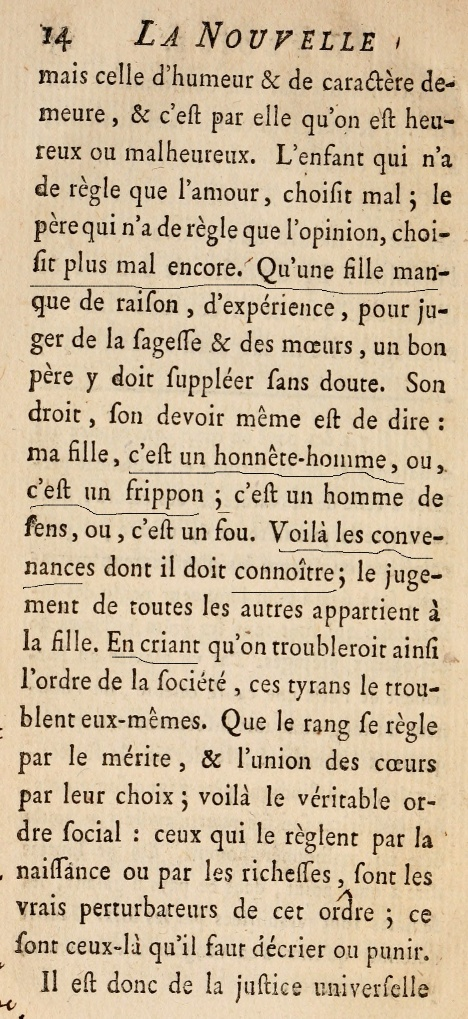
#> input picture extracted_img.jpg, 468 x 1019 px
$ python -i crop_original.py   (imports and definitions only)   (older library calls are emulated)
#> lines starting #> are read from the running program, lines starting #| are printed output that depends on the picture; after the words box and inside, x2 and y2 are one past the last pixel; in counts of white or black regions, pixels touching at a corner belong together
#!/usr/bin/env python3
# -*- coding: utf-8 -*-
"""
Created on Thu Jul  5 14:17:04 2018

@author: Soumya
"""

import cv2
import numpy as np


def dilate_image(img, N, iterations):
    """
    Function:
        This function is responsible for dilating the image

    Parameters:
        img        : The imput image
        N          : Dimension of the + sign shape (NxN)
        iterations : Number of iterations

    Returns:
        This function returns the dilated image.
    """
    kernel = np.zeros((N,N),dtype=np.uint8)

    kernel[int((N-1)/2),:] = 1

    dilated_img = cv2.dilate(img/255, kernel, iterations = iterations)

    kernel = np.zeros((N,N),dtype=np.uint8)
    kernel[:,int((N-1)/2)] = 1
    dilated_img = cv2.dilate(dilated_img, kernel, iterations = iterations)

    return dilated_img

def find_components(edges):
    """
    Function:
        Finds the text components in the image by performing
        aggressive dilation until there are only a few connected components

    Parameters:
        edges    : The edge detected image given by the Canny edge detector

    Returns:
        This function returns the contours of the text
        components found in the image.
    """
    count = 20
    n = 1

    # Aggressive dilation will make all the central text
    # into one or two components
    while count > 15:
        n += 1
        dilated_img = dilate_image(edges, N=3, iterations=n)

        # As the image is a an array of values between 0.0 to 1.0
        # we need to make all values between 0 to 255
        dilated_img = np.uint8(dilated_img * 255)
        # Finding contours
        _, contours, _ = cv2.findContours(dilated_img, cv2.RETR_TREE, cv2.CHAIN_APPROX_SIMPLE)

        # Number of contours will keep decreasing with dilation
        # count value will decide number of contours left
        # terminate loop few contours left (1 if central text is all merged)
        count = len(contours)

    # Displaying the dilated image
    #cv2.imshow('dilated_img',dilated_img)
    #cv2.waitKey(0)
    #cv2.destroyAllWindows()

    return contours

def bounding_box_counters(contours, img):
    """
    Function:
        Finds a bounding box and number of set pixels for each contour.

    Parameters:
        contours : The contours of the dilated text components
        img      : The input image

    Returns:
        This function returns the a list of dictionaries with info
        about the coordinates of the bounding box and set of pixels.
    """
    info = []

    for contour in contours:
        x,y,width,height = cv2.boundingRect(contour)
        c_im = np.zeros(img.shape)
        cv2.drawContours(c_im, [contour], 0, 255, -1)
        info.append({
                'x1':x,
                'y1':y,
                'x2':x+width -1,
                'y2':y+height -1,
                'sum': np.sum(img*(c_im>0))/255
                })
    return info

def calculate_crop_area(crop):
    """
    Function:
        Finds the area of the crop provided

    Parameters:
        crop : A tuple containing 4 coordinates

    Returns:
        This function returns a area of the crop selected.
    """
    x1,y1,x2,y2 = crop
    return max(0,x2-x1) * max(0,y2-y1)


def crop_union(crop1, crop2):
    """
    Function:
        Finds the union of two crop rectangles

    Parameters:
        crop1 : A tuple containing 4 coordinates of a crop rectangle.
        crop2 : A tuple containing 4 coordinates of a crop rectangle.

    Returns:
        This function returns the union of two rectangles.
    """
    x11,y11,x21,y21 = crop1
    x12,y12,x22,y22 = crop2
    return min(x11,x12), min(y11,y12), max(x21,x22), max(y21,y22)

def find_optimal_components(contours, edges, img):
    """
    Function:
        Finds a crop that is balanced in terms of
        coverage/compactness.
        Solves the precision/recall tradeoff problem.
        Uses greedy approach and keeps adding components till F1 score
        is increasing. And stops when adding a component reduces F1 score.

    Parameters:
        contours : The contours of the dilated text components
        edges    : The edge detected image given by the Canny edge detector
        img      : The original resized image
    Returns:
        This function returns a crop for the edge image entered.
    """
    info = bounding_box_counters(contours, img)
    info.sort(key=lambda x: -x['sum'])
    total = np.sum(edges)/255
    area = edges.shape[0] * edges.shape[1]

    c = info[0]
    del info[0]
    crop_instance = c['x1'], c['y1'], c['x2'], c['y2']
    crop = crop_instance
    covered_sum = c['sum']

    while covered_sum < total:
        flag = False
        recall = 1.0 * covered_sum/total
        precision = 1 - 1.0 * calculate_crop_area(crop) / area
        # Calculating F1 score
        f1 = 2 * (precision * recall / (precision + recall))

        for i, c in info:
            crop_instance = c['x1'], c['y1'], c['x2'], c['y2']
            crop_new = crop_union(crop, crop_instance)
            new_sum = covered_sum + c['sum']
            new_recall = 1.0 * new_sum / total
            new_precision = 1 - 1.0 *  calculate_crop_area(crop_new) / area
            new_f1 = 2 * (new_precision * new_recall / (new_precision + new_recall))

            # Add this crop, if it increases f1 score or
            # adds 25% of remaining pixels with less than
            # 15% crop area expansion
            remaining_frac = c['sum'] / (total-covered_sum)
            new_area_frac = 1.0 * calculate_crop_area(crop_new) / calculate_crop_area(crop) -1

            if (new_f1 > f1) or (remaining_frac > 0.25 and new_area_frac < 0.15):
                crop = crop_new
                covered_sum = new_sum
                del info[i]
                flag = True
                break

        if not flag:
            break

    return crop


def crop_img(img):
    """
    Function:
        Corps the given image, closest to the text

    Parameters:
        img : The input image

    Returns:
        This function returns the cropped image of the given original
        image, cropped keeping only the central textul part.
    """
    # Thresholding the image to remove noise
    _,img = cv2.threshold(img,127,255,cv2.THRESH_BINARY)

    # Finding edges
    edges = cv2.Canny(np.asarray(img),100, 200)

    edges = 255 * (edges > 0).astype(np.uint8)

    # Finding components (treating each unit of text as a component)
    contours = find_components(edges)

    if len(contours) == 0:
        print("No text in the image")

    # Compute the crop coordinates
    crop = find_optimal_components(contours, edges, img)

    # Crop coordinates
    x1,y1,x2,y2 = crop

    # Crop the original_img
    # splice row-range considered, colmn-range considered
    img = img[y1:y2, x1:x2]
    return img


>>> import cv2
>>> picture = cv2.imread('extracted_img.jpg')
#> picture is the input picture: shape (1019, 468, 3); mean B, G, R 156.7, 185.6, 205.3
>>> result = crop_img(picture)
#> in crop_img, `_,img = cv2.threshold(img,127,255,cv2.THRESH_BINARY)`:
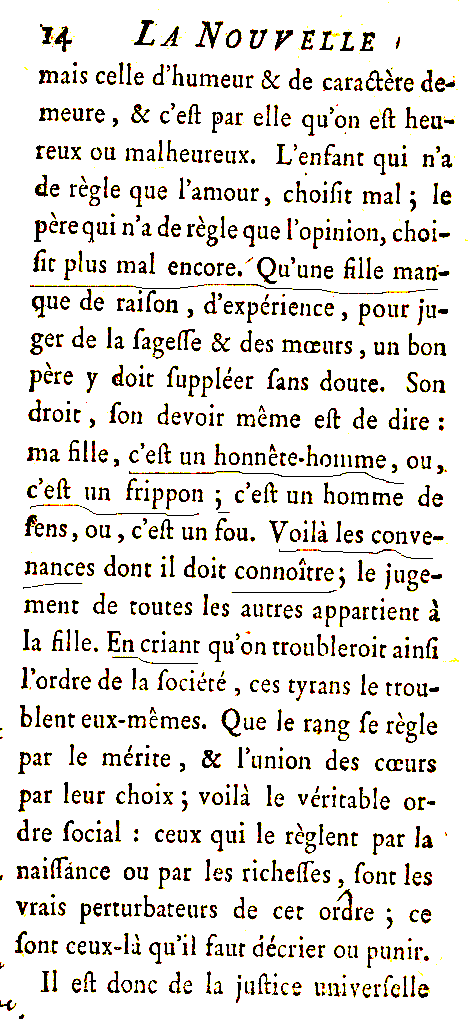
#> img: shape (1019, 468, 3); mean of channels 0, 1, 2 221.4, 225.6, 228.4; drawn as B, G, R
#> in crop_img, `edges = cv2.Canny(np.asarray(img),100, 200)`:
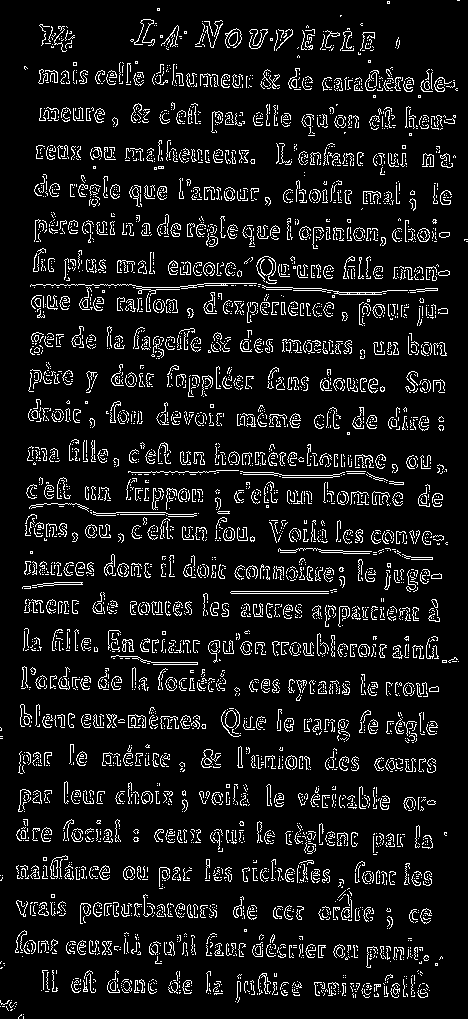
#> edges: shape (1019, 468); 8.8% white in thin lines or dots
#> the loop in find_components, `while count > 15:` made 12 passes
#> count on passes 1 to 12: 490, 222, 147, 107, 80, 87, 164, 130, 126, 131, 36, 7
#> pass 1, in dilate_image, `dilated_img = cv2.dilate(img/255, kernel, iterations = iterations)`:
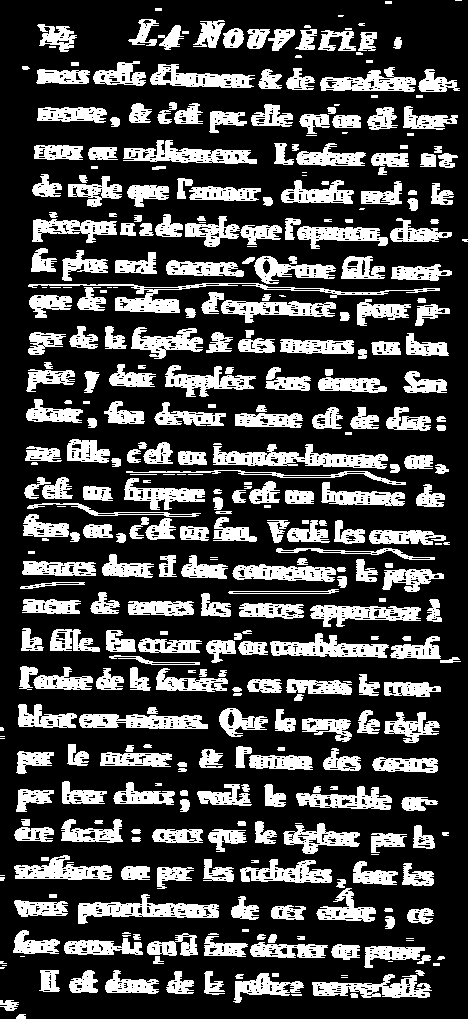
#> dilated_img: shape (1019, 468) float64; values 0 (black) and 1 (white), 26.6% white; 390 white regions (56 under 20 px), largest, box (x1, y1, x2, y2) and area: (213, 444, 388, 469) 2116, (28, 283, 440, 313) 1909, (78, 894, 219, 924) 1794
#> pass 1, in dilate_image, `dilated_img = cv2.dilate(dilated_img, kernel, iterations = iterations)`:
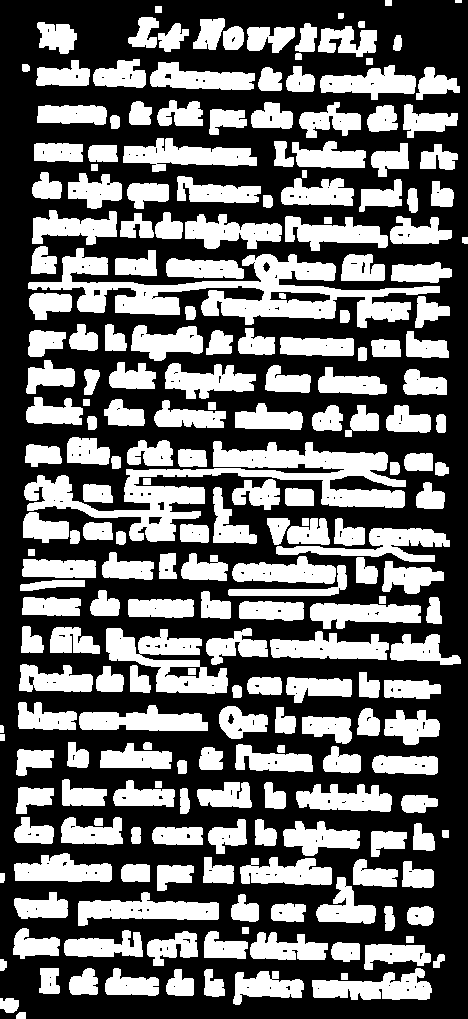
#> dilated_img: shape (1019, 468) float64; values 0 (black) and 1 (white), 40.6% white; 231 white regions, largest, box (x1, y1, x2, y2) and area: (24, 441, 406, 542) 11285, (28, 248, 440, 328) 10911, (106, 628, 228, 694) 3792
#> pass 2, in dilate_image (call 2), `dilated_img = cv2.dilate(img/255, kernel, iterations = iterations)`:
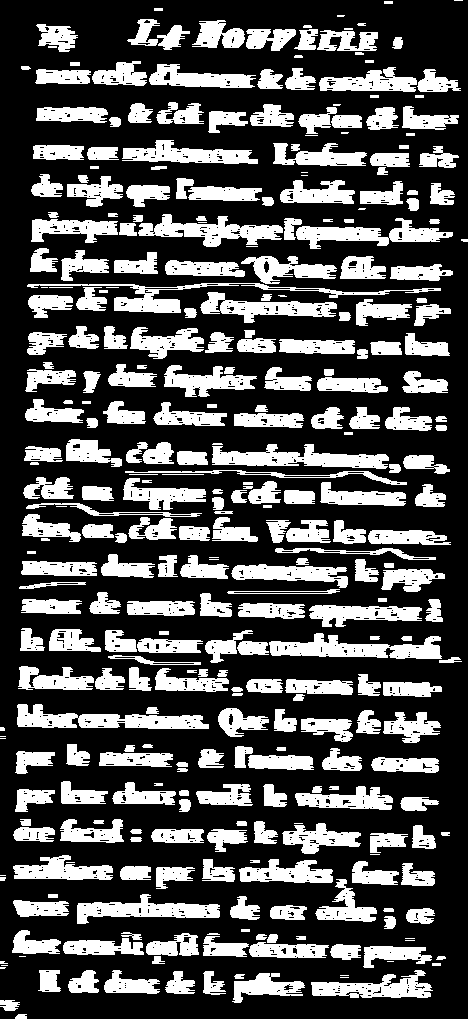
#> dilated_img: shape (1019, 468) float64; values 0 (black) and 1 (white), 31% white; 340 white regions (35 under 20 px), largest, box (x1, y1, x2, y2) and area: (17, 704, 209, 729) 2541, (269, 633, 442, 659) 2493, (212, 444, 389, 469) 2424
#> after the loop in find_components, `while count > 15:`:
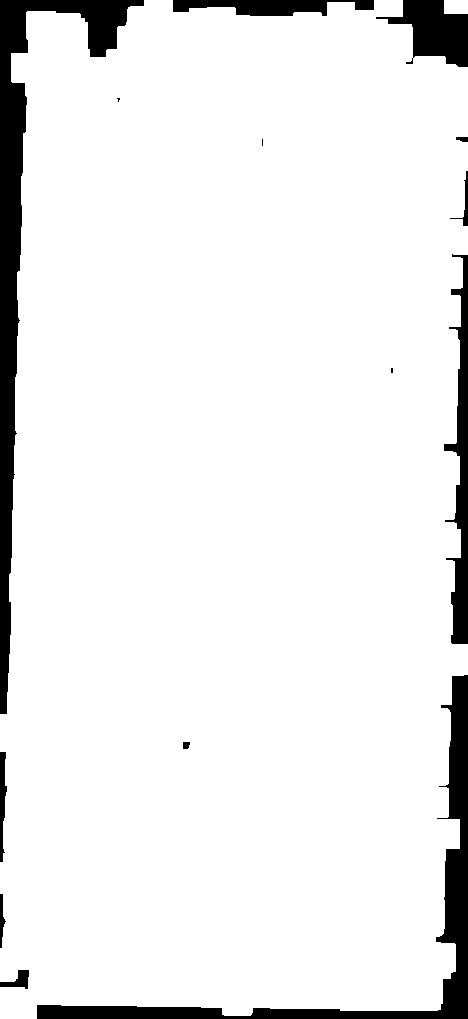
#> dilated_img: shape (1019, 468); 92.4% white; 14 black regions (3 under 20 px)
#> after the loop in find_components, `while count > 15:`: n = 13
#> in crop_img, `contours = find_components(edges)`: contours = 7 contours, 3 with area under 20; largest, box (x1, y1, x2, y2) and area: (0, 0, 468, 1019) 438755, (444, 0, 468, 14) 299, (182, 741, 191, 750) 56, (405, 57, 414, 65) 30
#> the loop in bounding_box_counters, `for contour in contours:` made 7 passes
#> (x, y, width, height) on passes 2 to 7: (0, 0, 468, 1019), (182, 741, 9, 9), (390, 367, 4, 7), (261, 138, 3, 9), (116, 97, 5, 6), (405, 57, 9, 8)
#> (contour, x, y, width, height) on pass 1: ([[444, 0], [444, 13], [467, 13], [467, 0]], 444, 0, 24, 14)
#> after the loop in bounding_box_counters, `for contour in contours:`: info = 7 items
#> in find_optimal_components, `total = np.sum(edges)/255`: total = 41808
#> in find_optimal_components, `area = edges.shape[0] * edges.shape[1]`: area = 476892
#> in find_optimal_components, `c = info[0]`: c = {'x1': 0, 'y1': 0, 'x2': 467, 'y2': 1018, 'sum': 377607}
#> in find_optimal_components, `crop_instance = c['x1'], c['y1'], c['x2'], c['y2']`: crop_instance = (0, 0, 467, 1018)
#> in find_optimal_components, `covered_sum = c['sum']`: covered_sum = 377607
#> in crop_img, `crop = find_optimal_components(contours, edges, img)`: crop = (0, 0, 467, 1018)
#> in crop_img, `x1,y1,x2,y2 = crop`: x1 = 0; x2 = 467; y2 = 1018
#> in crop_img, `img = img[y1:y2, x1:x2]`:
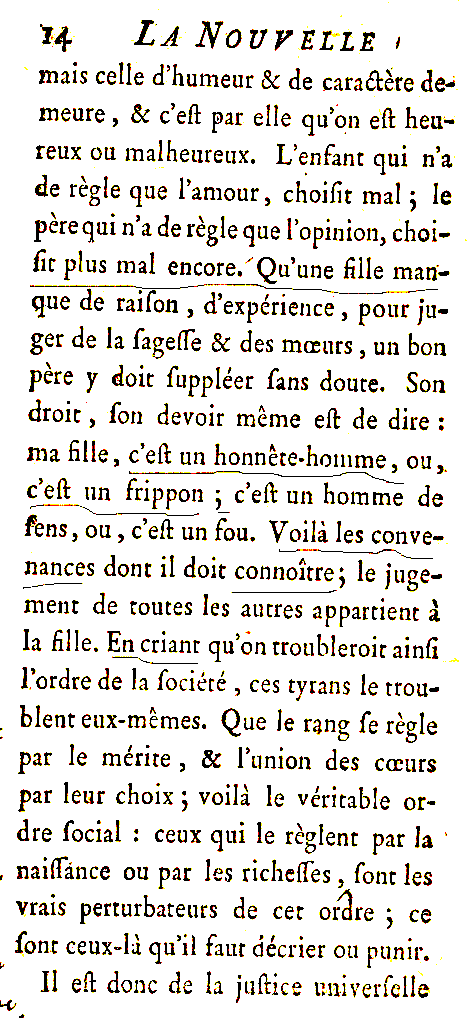
#> img: shape (1018, 467, 3); mean of channels 0, 1, 2 221.2, 225.5, 228.4; drawn as B, G, R

$ run again, on 1.jpg
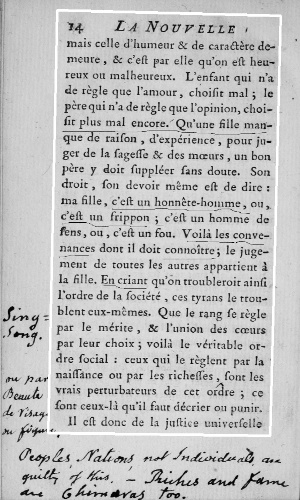
#> input picture 1.jpg, 300 x 500 px
#> picture is the input picture: shape (500, 300, 3); min 0, max 255, mean 191.3
#> edges: shape (500, 300); 10.3% white in thin lines or dots
#> the loop in find_components, `while count > 15:` made 6 passes
#> count on passes 1 to 6: 136, 193, 189, 31, 16, 11
#> after the loop in find_components, `while count > 15:`:
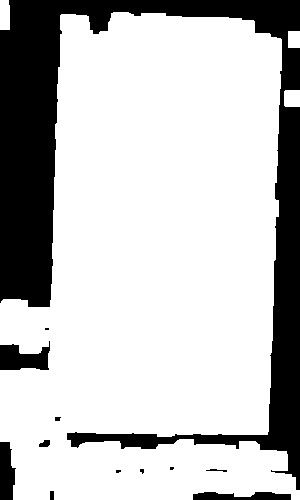
#> dilated_img: shape (500, 300); 75.9% white; 12 black regions (4 under 20 px)
#> after the loop in find_components, `while count > 15:`: n = 7
#> in crop_img, `contours = find_components(edges)`: contours = 11 contours, 3 with area under 20; largest, box (x1, y1, x2, y2) and area: (0, 12, 300, 500) 112200, (0, 0, 10, 30) 256, (284, 90, 300, 107) 239, (288, 31, 300, 48) 176, (38, 439, 51, 448) 74, (205, 468, 228, 473) 54, (54, 416, 62, 422) 30, (139, 468, 145, 475) 22
#> the loop in bounding_box_counters, `for contour in contours:` made 11 passes
#> (x, y, width, height) on passes 1, 3, 4, 5, 6, 7, 8, 9: (284, 90, 16, 17), (0, 12, 300, 488), (115, 469, 7, 5), (205, 468, 23, 5), (139, 468, 6, 7), (169, 466, 6, 5), (38, 439, 13, 9), (54, 416, 8, 6)
#> after the loop in bounding_box_counters, `for contour in contours:`: info = 11 items
#> total = 15381
#> area = 150000
#> c = {'x1': 0, 'y1': 12, 'x2': 299, 'y2': 499, 'sum': 99028}
#> crop_instance = (0, 12, 299, 499)
#> covered_sum = 99028
#> in crop_img, `crop = find_optimal_components(contours, edges, img)`: crop = (0, 12, 299, 499)
#> x1 = 0; y1 = 12; x2 = 299; y2 = 499
#> in crop_img, `img = img[y1:y2, x1:x2]`:
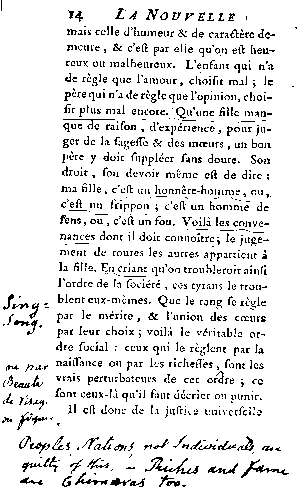
#> img: shape (487, 299, 3); 90.2% white; black in thin lines or dots

$ run again, on 2.jpg
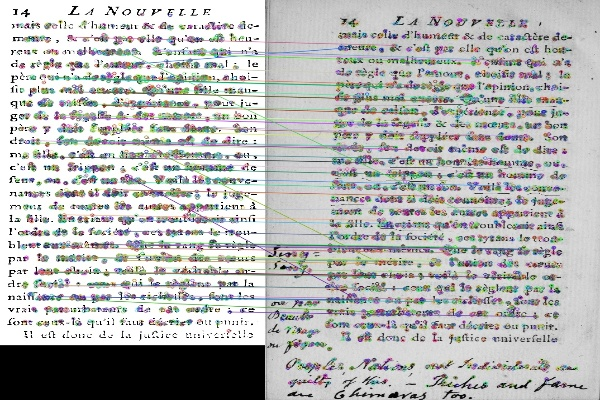
#> input picture 2.jpg, 600 x 400 px
#> picture is the input picture: shape (400, 600, 3); mean B, G, R 183.9, 185, 183.6
#> edges: shape (400, 600); 13.3% white in thin lines or dots
#> the loop in find_components, `while count > 15:` made 6 passes
#> count on passes 1 to 6: 395, 471, 120, 31, 20, 11
#> after the loop in find_components, `while count > 15:`:
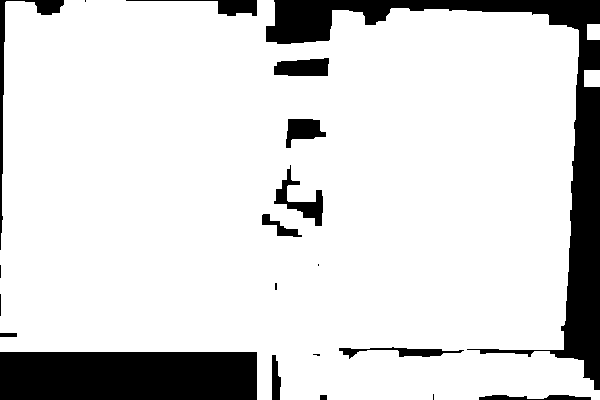
#> dilated_img: shape (400, 600); 85.6% white; 20 black regions (6 under 20 px)
#> after the loop in find_components, `while count > 15:`: n = 7
#> in crop_img, `contours = find_components(edges)`: contours = 11 contours, 2 with area under 20; largest, box (x1, y1, x2, y2) and area: (0, 0, 600, 400) 207100, (273, 164, 324, 227) 1023, (273, 57, 330, 77) 904, (285, 118, 327, 149) 770, (338, 346, 465, 360) 698
#> the loop in bounding_box_counters, `for contour in contours:` made 11 passes
#> (x, y, width, height) on passes 3 to 10: (0, 0, 600, 400), (312, 353, 9, 4), (338, 346, 127, 14), (274, 282, 4, 9), (317, 263, 3, 4), (261, 213, 42, 25), (273, 164, 51, 63), (285, 118, 42, 31)
#> after the loop in bounding_box_counters, `for contour in contours:`: info = 11 items
#> total = 31977
#> area = 240000
#> c = {'x1': 0, 'y1': 0, 'x2': 599, 'y2': 399, 'sum': 178678}
#> crop_instance = (0, 0, 599, 399)
#> covered_sum = 178678
#> in crop_img, `crop = find_optimal_components(contours, edges, img)`: crop = (0, 0, 599, 399)
#> x1 = 0; x2 = 599; y2 = 399
#> in crop_img, `img = img[y1:y2, x1:x2]`:
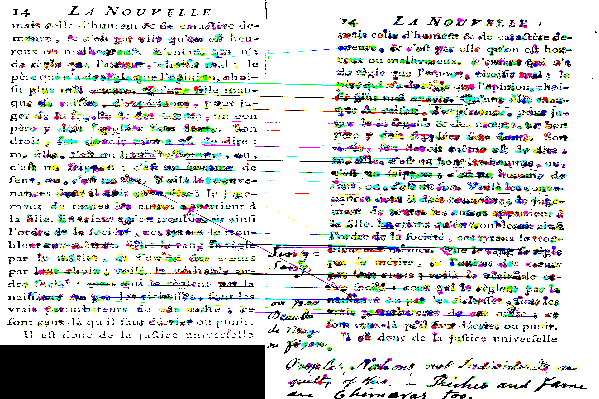
#> img: shape (399, 599, 3); mean of channels 0, 1, 2 210.5, 210.9, 209.7; drawn as B, G, R
